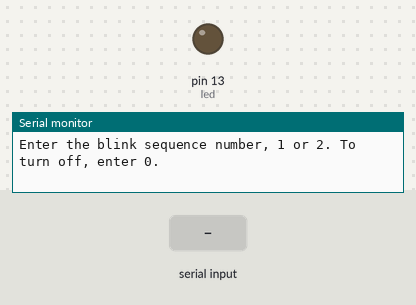
Simulated run of this sketch. Board: Arduino Uno, built with avr-gcc and run on an emulated ATmega328P. Shown: output pins drawn as LEDs (lit = HIGH), the last lines printed to the serial monitor. Dashed ring = blinking. Inputs (shaded band) come from the test bench.

Above: at 1.3 s.
1.4 s: "1" received over Serial
At 2.0 s:
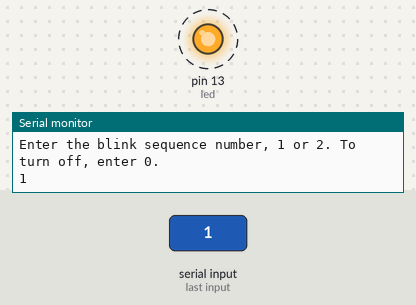
4.4 s: "0" received over Serial
At 5.8 s:
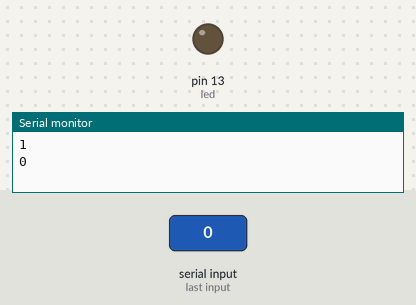
6.1 s: "2" received over Serial
At 6.35 s:
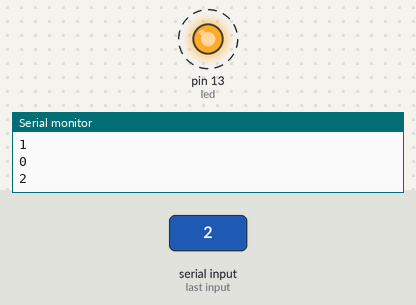
Timing chart, 0 to 15.1 s (numbered marks = the images above; inputs shaded):
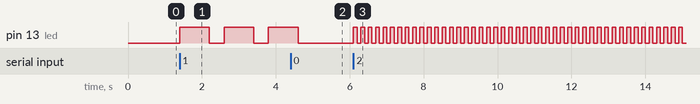

Measured:
- after the input at 1.4 s, pin 13 (led): alternates HIGH for 0.80 s and LOW for 0.40 s, starting at once
- after the input at 4.4 s, pin 13 (led): goes on until 4.6 s, then stays LOW
- after the input at 6.1 s, pin 13 (led): alternates HIGH for 0.10 s and LOW for 0.10 s, starting at once

The sketch:

Step3.ino
```cpp
/* ECEC 490 - Internet of Things - Summer 2014
Assignment 1-3
Establishes 2 LED blink patterns and allows the user to
select the pattern via serial communication over 802.15.4
James Kurtz and Greg Yeutter */

int led = 13;  // LED Pin
char input = '0';
char lightSetting = input;

void setup() {
  pinMode(led, OUTPUT);  // initialize the digital pin as an output.
  Serial.begin(9600);  // 115200 causes garbled text, switch to 9600
  delay(100);
  Serial.println("Enter the blink sequence number, 1 or 2. To turn off, enter 0.");
}

void blink1() {
  digitalWrite(led, HIGH);
  delay(800);
  digitalWrite(led, LOW);
  delay(400);
}

void blink2() {
  digitalWrite(led, HIGH);
  delay(100);
  digitalWrite(led, LOW);
  delay(100);
}

void loop() {
  if (Serial.available() > 0) {
    input = Serial.read();
    if (input == '0' || input == '1' || input == '2') {
      Serial.println(input);
      lightSetting = input;
    }
    // error checking is currently off
    /*
    else if (input != '0' && input != '1' && input != '2') {
      Serial.println("Unrecognized Character");
    }
    */
  }
  if (lightSetting == '1') {
    blink1();
  }
  else if (lightSetting == '2') {
    blink2();
  }

}
```
